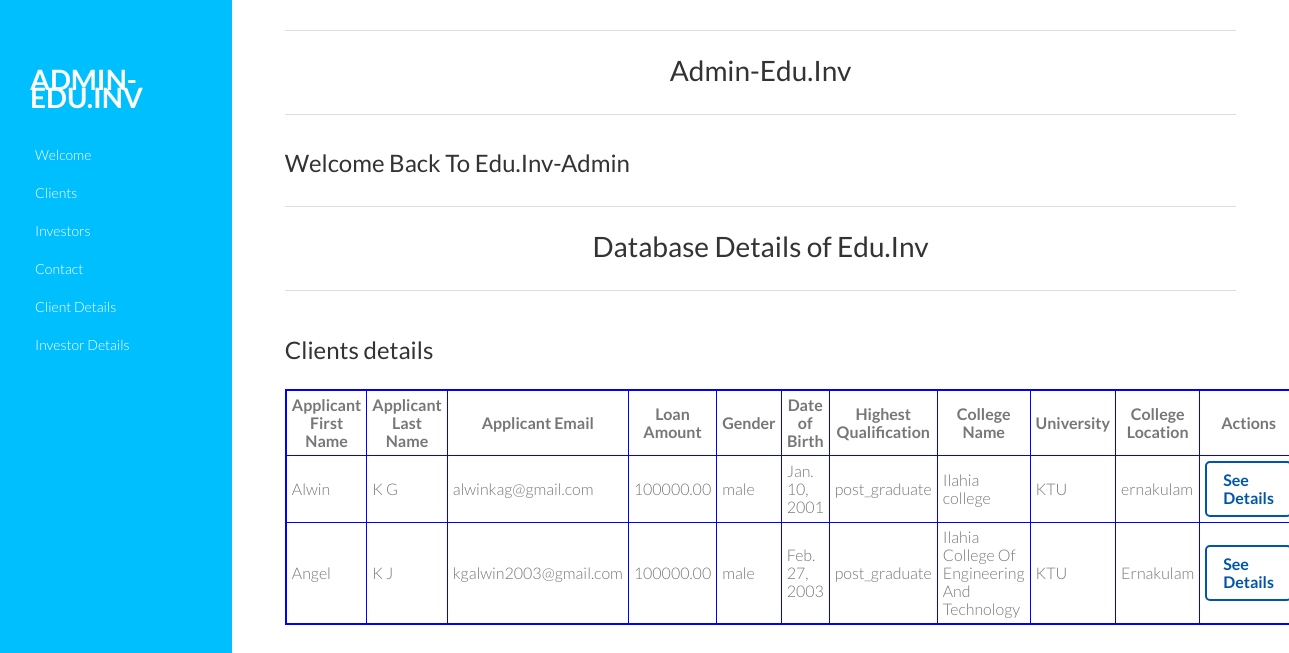
/AdminApp/displayloanapplications/, run on the app's committed database.
### EduInvApp/models.py (models this page shows, shortened)
class loanapplicationdb(models.Model):
    Applicant_loan_amount = models.DecimalField(max_digits=10, decimal_places=2, default=0.00)
    GENDER_CHOICES = [
        ('male', 'Male'),
        ('female', 'Female'),
        ('other', 'Other'),
    ]
    Applicant_gender = models.CharField(max_length=10, choices=GENDER_CHOICES, default='other')
    Applicant_first_name = models.CharField(max_length=50, default='')
    Applicant_last_name = models.CharField(max_length=50, default='')
    Applicant_dob = models.DateField(default=timezone.now)  # Set default to current date
    Applicant_email = models.EmailField(default='')
    Applicant_phone_number = models.CharField(max_length=15, default='')
    Applicant_father_name = models.CharField(max_length=50, default='')
    Applicant_mother_name = models.CharField(max_length=50, default='')
    Applicant_father_phone = models.CharField(max_length=15, default='')
    Applicant_mother_phone = models.CharField(max_length=15, default='')
    Applicant_father_job = models.CharField(max_length=50, default='')
    Applicant_mother_job = models.CharField(max_length=50, default='')
    Applicant_MARITAL_STATUS_CHOICES = [
        ('married', 'Married'),
        ('unmarried', 'Unmarried'),
        ('nil', 'NIL'),
    ]
    Applicant_marital_status = models.CharField(max_length=10, choices=Applicant_MARITAL_STATUS_CHOICES, default='nil')
    Applicant_house_number = models.CharField(max_length=10, default='')
    Applicant_street_name = models.CharField(max_length=100, default='')
    Applicant_post_office = models.CharField(max_length=50, default='')
    Applicant_city = models.CharField(max_length=50, default='')
    Applicant_state = models.CharField(max_length=50, default='')
    Applicant_country = models.CharField(max_length=50, default='')
    Applicant_pincode = models.CharField(max_length=10, default='')
    Applicant_QUALIFICATION_CHOICES = [
        ('post_graduate', 'Post Graduate'),
        ('graduate', 'Graduate'),
        ('higher_secondary', 'Higher Secondary'),
        ('high_school', 'High School'),
    ]
    Applicant_highest_qualification = models.CharField(max_length=20, choices=Applicant_QUALIFICATION_CHOICES, default='high_school')
    Applicant_marks_highest_qualification = models.DecimalField(max_digits=5, decimal_places=2, default=0.00)
    Applicant_marks_hse = models.DecimalField(max_digits=5, decimal_places=2, default=0.00)
    Applicant_marks_sslc = models.DecimalField(max_digits=5, decimal_places=2, default=0.00)
    Co_applicant_gender = models.CharField(max_length=10, choices=GENDER_CHOICES, default='other')
    Co_applicant_first_name = models.CharField(max_length=50, default='')
    Co_applicant_last_name = models.CharField(max_length=50, default='')
    Co_applicant_email = models.EmailField(default='')
    Co_applicant_phone_number = models.CharField(max_length=15, default='')
    RELATION_CHOICES = [
        ('mother', 'Mother'),
        ('father', 'Father'),
        ('sibling', 'Sibling'),
        ('relative', 'Relative'),
    ]
    co_applicant_relation = models.CharField(max_length=10, choices=RELATION_CHOICES, default='relative')
    co_applicant_job = models.CharField(max_length=50, default='')
    co_applicant_address = models.CharField(max_length=255, default='')
    Applicant_college_name = models.CharField(max_length=100, default='')
    Applicant_university = models.CharField(max_length=100, default='')
    Applicant_college_location = models.CharField(max_length=100, default='')
    Applicant_account_number = models.CharField(max_length=100, default='')
    Applicant_ifsc_code = models.CharField(max_length=100, default='')
    Appicant_bank_name = models.CharField(max_length=100, default='')
    Applicant_bank_branch = models.CharField(max_length=100, default='')
    Applicant_photo = models.ImageField(upload_to='photos/', blank=True, null=True)
    Applicant_aadhaar = models.FileField(upload_to='aadhaar/', blank=True, null=True)
    Applicant_income_certificate = models.FileField(upload_to='income_certificates/', blank=True, null=True)
    Applicant_pancard = models.FileField(upload_to='pancards/', blank=True, null=True)
    Applicant_ration_card = models.FileField(upload_to='ration_cards/', blank=True, null=True)
    Applicant_bank_passbook = models.FileField(upload_to='bank_passbooks/', blank=True, null=True)
    Applicant_any_id = models.FileField(upload_to='id_proofs/', blank=True, null=True)
    Applicant_birth_certificate = models.FileField(upload_to='birth_certificates/', blank=True, null=True)
    Applicant_sslc_certificate = models.FileField(upload_to='sslc_certificates/', blank=True, null=True)
    Applicant_plus2_certificate = models.FileField(upload_to='plus2_certificates/', blank=True, null=True)
    Applicant_highest_qualification_certificate = models.FileField(upload_to='qualification_certificates/', blank=True, null=True)
    Co_applicant_photo = models.ImageField(upload_to='co_photos/', blank=True, null=True)
    Co_applicant_aadhaar = models.FileField(upload_to='co_aadhaar/', blank=True, null=True)
    Co_applicant_pancard = models.FileField(upload_to='co_pancards/', blank=True, null=True)
    Co_applicant_bank_passbook = models.FileField(upload_to='co_bank_passbooks/', blank=True, null=True)
    Co_applicant_any_id = models.FileField(upload_to='co_id_proofs/', blank=True, null=True)
    Applicant_bonafide_certificate = models.FileField(upload_to='bonafide_certificates/', blank=True, null=True)
    Applicant_fee_structure = models.FileField(upload_to='fee_structures/', blank=True, null=True)
    Applicant_demand_letter = models.FileField(upload_to='demand_letters/', blank=True, null=True)
    Applicant_entrance_scorecard = models.FileField(upload_to='entrance_scorecards/', blank=True, null=True)
    Applicant_loan_approval = models.FileField(upload_to='loan_approvals/', blank=True, null=True)
    is_approved = models.BooleanField(default=False)  # New field to indicate approval status
    otp = models.CharField(max_length=6, blank=True, null=True)

### AdminApp/views.py (the view)
# urls.py: path('displayloanapplications/', views.displayloanapplications, name='displayloanapplications'),
def displayloanapplications(request):
    loanapplications = loanapplicationdb.objects.all()
    return render(request, "Client_Details.html", {'loanapplicationsdata': loanapplications})

### AdminApp/templates/Client_Details.html (shortened to what this page needs)
{% extends 'AdminPanel.html' %}
{% block content %}
<section id="tmpl-structure">
    <h2 class="title">Clients details</h2>
    <div class="col-lg-12 grid-margin stretch-card">
        <div class="card">
            <div class="card-body">
                <div class="table-responsive pt-3">
                    <table class="table table-dark table-bordered-blue">
                        <thead>
                            <tr>
                                <th>Applicant First Name</th>
                                <th>Applicant Last Name</th>
                                <th>Applicant Email</th>
                                <th>Loan Amount</th>
                                <th>Gender</th>
                                <th>Date of Birth</th>
                                <th>Highest Qualification</th>
                                <th>College Name</th>
                                <th>University</th>
                                <th>College Location</th>
                                <th>Actions</th>
                            </tr>
                        </thead>
                        <tbody>
                            {% for applicant in loanapplicationsdata %}
                            <tr>
                                <td>{{ applicant.Applicant_first_name }}</td>
                                <td>{{ applicant.Applicant_last_name }}</td>
                                <td>{{ applicant.Applicant_email }}</td>
                                <td>{{ applicant.Applicant_loan_amount }}</td>
                                <td>{{ applicant.Applicant_gender }}</td>
                                <td>{{ applicant.Applicant_dob }}</td>
                                <td>{{ applicant.Applicant_highest_qualification }}</td>
                                <td>{{ applicant.Applicant_college_name }}</td>
                                <td>{{ applicant.Applicant_university }}</td>
                                <td>{{ applicant.Applicant_college_location }}</td>
                                <td>
                                    <form method="post" action="{% url 'approve_applicant' applicant.id %}">
                                        <a href="{% url 'applicantdetails' applicant.id %}" class="btn custom-link-btn">See Details</a>
                                    </form>
                                </td>
                            </tr>
                            {% endfor %}
                        </tbody>
                    </table>
                </div>
            </div>
        </div>
    </div>
</section>
{% endblock %}

### AdminApp/static/assets/css/main.css (style rules this page uses)
body { background-color:#FFF; font-family: "Lato", sans-serif; font-weight: 300; font-size:16px; line-height:18px; color:#777; }
a, a:hover, a:focus { text-decoration: none; outline: 0; }
h1, h2, h3, h4, h5, h6 { color: #333; margin:0; font-weight: normal; }
h2 { font-size: 24px; }
.title { margin: 50px 0 30px; }
.main-content section { margin: 0 5%; }

### AdminApp/templates/Client_Details.html (style rules this page uses)
.table-bordered-blue { border: 2px solid blue; }
.table-bordered-blue th, .table-bordered-blue td { border: 1px solid blue; padding: 5px; }
.custom-link-btn { display: inline-block; color: #0055aa; border: 2px solid #0055aa; background-color: transparent; padding: 8px 16px; font-weight: bold; border-radius: 5px; text-decoration: none; transition: background-color 0.3s, color 0.3s; }

### data on the page
loanapplicationdb: Applicant_first_name "Alwin", Applicant_last_name "K G", Applicant_email "alwinkag@gmail.com", Applicant_loan_amount "100000.00", Applicant_gender "male", Applicant_dob "Jan. 10, 2001", Applicant_highest_qualification "post_graduate", Applicant_college_name "Ilahia college", Applicant_university "KTU", Applicant_college_location "ernakulam"
loanapplicationdb: Applicant_first_name "Angel", Applicant_last_name "K J", Applicant_email "kgalwin2003@gmail.com", Applicant_loan_amount "100000.00", Applicant_gender "male", Applicant_dob "Feb. 27, 2003", Applicant_highest_qualification "post_graduate", Applicant_college_name "Ilahia College Of Engineering And Technology", Applicant_university "KTU", Applicant_college_location "Ernakulam"
